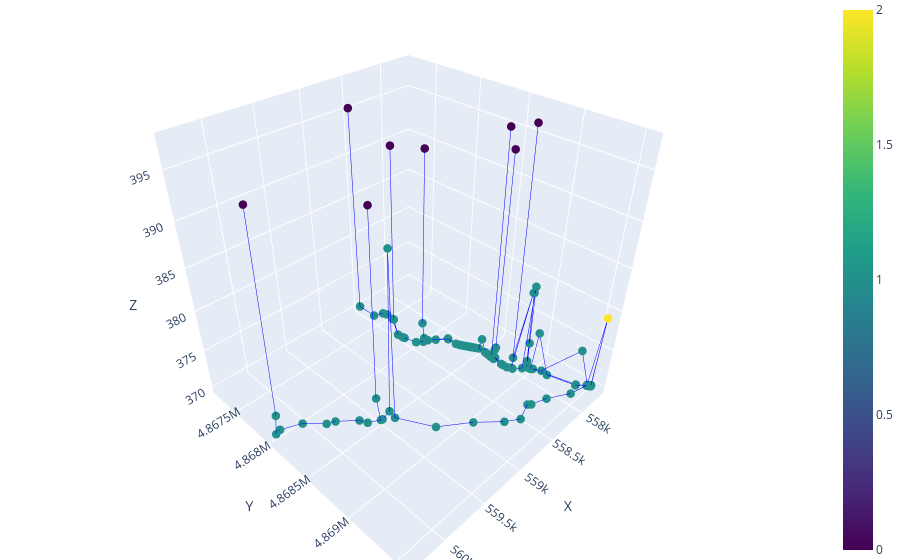

Notebook code cell kept with this figure:
### Code cell
plot_3D_network(nodes, edges, node_color = 'type')

### Figure 1 — Plotly figure (JSON) as saved in the notebook; plotly's stock layout.template omitted (floating-point values rounded to 4 significant figures; data arrays with more than 128 entries replaced by an {"elided": "..."} marker saying what was removed)
{"data": [{"line": {"color": "blue", "width": 1}, "mode": "lines", "showlegend": false, "type": "scatter3d", "x": [558515, 558500.0], "y": [4867230, 4867000.0], "z": [395.2, 370.5]}, {"line": {"color": "blue", "width": 1}, "mode": "lines", "showlegend": false, "type": "scatter3d", "x": [557700.0, 557800.0], "y": [4870000.0, 4869000.0], "z": [370.3, 370]}, {"line": {"color": "blue", "width": 1}, "mode": "lines", "showlegend": false, "type": "scatter3d", "x": [557700.0, 557689], "y": [4870000.0, 4869553], "z": [370.3, 379.1]}, {"line": {"color": "blue", "width": 1}, "mode": "lines", "showlegend": false, "type": "scatter3d", "x": [558300.0, 558361], "y": [4869000.0, 4869271], "z": [370, 370]}, {"line": {"color": "blue", "width": 1}, "mode": "lines", "showlegend": false, "type": "scatter3d", "x": [558300.0, 558200.0], "y": [4869000.0, 4869000.0], "z": [370, 370]}, {"line": {"color": "blue", "width": 1}, "mode": "lines", "showlegend": false, "type": "scatter3d", "x": [558500.0, 558500.0], "y": [4867000.0, 4867000.0], "z": [370.5, 370]}, {"line": {"color": "blue", "width": 1}, "mode": "lines", "showlegend": false, "type": "scatter3d", "x": [558000.0, 558100.0], "y": [4869000.0, 4868000.0], "z": [371.4, 370]}, {"line": {"color": "blue", "width": 1}, "mode": "lines", "showlegend": false, "type": "scatter3d", "x": [558000.0, 558100.0], "y": [4869000.0, 4869000.0], "z": [371.4, 370]}, {"line": {"color": "blue", "width": 1}, "mode": "lines", "showlegend": false, "type": "scatter3d", "x": [558200.0, 557900.0], "y": [4869000.0, 4869000.0], "z": [370, 370]}, {"line": {"color": "blue", "width": 1}, "mode": "lines", "showlegend": false, "type": "scatter3d", "x": [558500.0, 558400.0], "y": [4867000.0, 4867000.0], "z": [370, 370]}, {"line": {"color": "blue", "width": 1}, "mode": "lines", "showlegend": false, "type": "scatter3d", "x": [558100.0, 558100.0], "y": [4869000.0, 4869000.0], "z": [370.4, 370]}, {"line": {"color": "blue", "width": 1}, "mode": "lines", "showlegend": false, "type": "scatter3d", "x": [558100.0, 558081], "y": [4869000.0, 4868786], "z": [370.4, 370]}, {"line": {"color": "blue", "width": 1}, "mode": "lines", "showlegend": false, "type": "scatter3d", "x": [558100.0, 558100.0], "y": [4869000.0, 4869000.0], "z": [370.4, 371.3]}, {"line": {"color": "blue", "width": 1}, "mode": "lines", "showlegend": false, "type": "scatter3d", "x": [558400.0, 558351], "y": [4867000.0, 4867501], "z": [370, 370]}, {"line": {"color": "blue", "width": 1}, "mode": "lines", "showlegend": false, "type": "scatter3d", "x": [558081, 558081], "y": [4868786, 4868791], "z": [370, 370]}, {"line": {"color": "blue", "width": 1}, "mode": "lines", "showlegend": false, "type": "scatter3d", "x": [558081, 558100.0], "y": [4868786, 4869000.0], "z": [370, 370.9]}, {"line": {"color": "blue", "width": 1}, "mode": "lines", "showlegend": false, "type": "scatter3d", "x": [558351, 558400.0], "y": [4867501, 4868000.0], "z": [370, 370]}, {"line": {"color": "blue", "width": 1}, "mode": "lines", "showlegend": false, "type": "scatter3d", "x": [558100.0, 558081], "y": [4869000.0, 4868806], "z": [370.0, 370]}, {"line": {"color": "blue", "width": 1}, "mode": "lines", "showlegend": false, "type": "scatter3d", "x": [558100.0, 558100.0], "y": [4869000.0, 4869000.0], "z": [370.0, 370]}, {"line": {"color": "blue", "width": 1}, "mode": "lines", "showlegend": false, "type": "scatter3d", "x": [557800.0, 557900.0], "y": [4869000.0, 4869000.0], "z": [370, 370]}, {"line": {"color": "blue", "width": 1}, "mode": "lines", "showlegend": false, "type": "scatter3d", "x": [557800.0, 557700.0], "y": [4869000.0, 4870000.0], "z": [370, 370]}, {"line": {"color": "blue", "width": 1}, "mode": "lines", "showlegend": false, "type": "scatter3d", "x": [558100.0, 558000.0], "y": [4869000.0, 4869000.0], "z": [370, 370]}, {"line": {"color": "blue", "width": 1}, "mode": "lines", "showlegend": false, "type": "scatter3d", "x": [558400.0, 558500.0], "y": [4868000.0, 4868000.0], "z": [370, 370]}, {"line": {"color": "blue", "width": 1}, "mode": "lines", "showlegend": false, "type": "scatter3d", "x": [557700.0, 557700.0], "y": [4870000.0, 4870000.0], "z": [370, 370]}, {"line": {"color": "blue", "width": 1}, "mode": "lines", "showlegend": false, "type": "scatter3d", "x": [557700.0, 557900.0], "y": [4870000.0, 4869000.0], "z": [370, 370]}, {"line": {"color": "blue", "width": 1}, "mode": "lines", "showlegend": false, "type": "scatter3d", "x": [557700.0, 557700.0], "y": [4870000.0, 4870000.0], "z": [370, 370]}, {"line": {"color": "blue", "width": 1}, "mode": "lines", "showlegend": false, "type": "scatter3d", "x": [557700.0, 557700.0], "y": [4870000.0, 4870000.0], "z": [370, 370]}, {"line": {"color": "blue", "width": 1}, "mode": "lines", "showlegend": false, "type": "scatter3d", "x": [557700.0, 557700.0], "y": [4870000.0, 4870000.0], "z": [370, 370]}, {"line": {"color": "blue", "width": 1}, "mode": "lines", "showlegend": false, "type": "scatter3d", "x": [557700.0, 557700.0], "y": [4870000.0, 4870000.0], "z": [370, 370]}, {"line": {"color": "blue", "width": 1}, "mode": "lines", "showlegend": false, "type": "scatter3d", "x": [557700.0, 557689], "y": [4870000.0, 4869553], "z": [370, 379.1]}, {"line": {"color": "blue", "width": 1}, "mode": "lines", "showlegend": false, "type": "scatter3d", "x": [558000.0, 557900.0], "y": [4869000.0, 4869000.0], "z": [370, 380.8]}, {"line": {"color": "blue", "width": 1}, "mode": "lines", "showlegend": false, "type": "scatter3d", "x": [557689, 557700.0], "y": [4869553, 4870000.0], "z": [379.1, 370]}, {"line": {"color": "blue", "width": 1}, "mode": "lines", "showlegend": false, "type": "scatter3d", "x": [559567, 559600.0], "y": [4868494, 4868000.0], "z": [394.4, 373.2]}, {"line": {"color": "blue", "width": 1}, "mode": "lines", "showlegend": false, "type": "scatter3d", "x": [559600.0, 559500.0], "y": [4868000.0, 4869000.0], "z": [373.2, 370]}, {"line": {"color": "blue", "width": 1}, "mode": "lines", "showlegend": false, "type": "scatter3d", "x": [557900.0, 557900.0], "y": [4869000.0, 4869000.0], "z": [380.8, 373.4]}, {"line": {"color": "blue", "width": 1}, "mode": "lines", "showlegend": false, "type": "scatter3d", "x": [557900.0, 557946], "y": [4869000.0, 4868966], "z": [380.8, 380.0]}, {"line": {"color": "blue", "width": 1}, "mode": "lines", "showlegend": false, "type": "scatter3d", "x": [557900.0, 557900.0], "y": [4869000.0, 4869000.0], "z": [373.4, 370.9]}, {"line": {"color": "blue", "width": 1}, "mode": "lines", "showlegend": false, "type": "scatter3d", "x": [557900.0, 557900.0], "y": [4869000.0, 4869000.0], "z": [373.4, 370.2]}, {"line": {"color": "blue", "width": 1}, "mode": "lines", "showlegend": false, "type": "scatter3d", "x": [559500.0, 559500.0], "y": [4869000.0, 4869000.0], "z": [370, 370]}, {"line": {"color": "blue", "width": 1}, "mode": "lines", "showlegend": false, "type": "scatter3d", "x": [559500.0, 559600.0], "y": [4869000.0, 4868000.0], "z": [370, 370]}, {"line": {"color": "blue", "width": 1}, "mode": "lines", "showlegend": false, "type": "scatter3d", "x": [559500.0, 559400.0], "y": [4869000.0, 4869000.0], "z": [370, 370.9]}, {"line": {"color": "blue", "width": 1}, "mode": "lines", "showlegend": false, "type": "scatter3d", "x": [559400.0, 559400.0], "y": [4869000.0, 4869000.0], "z": [370.9, 390]}, {"line": {"color": "blue", "width": 1}, "mode": "lines", "showlegend": false, "type": "scatter3d", "x": [560322, 560300.0], "y": [4868051, 4868000.0], "z": [395.4, 372.8]}, {"line": {"color": "blue", "width": 1}, "mode": "lines", "showlegend": false, "type": "scatter3d", "x": [558500.0, 558500.0], "y": [4868000.0, 4868000.0], "z": [370, 370]}, {"line": {"color": "blue", "width": 1}, "mode": "lines", "showlegend": false, "type": "scatter3d", "x": [558500.0, 558500.0], "y": [4868000.0, 4868000.0], "z": [370, 371.9]}, {"line": {"color": "blue", "width": 1}, "mode": "lines", "showlegend": false, "type": "scatter3d", "x": [557900.0, 557900.0], "y": [4869000.0, 4869000.0], "z": [370, 370]}, {"line": {"color": "blue", "width": 1}, "mode": "lines", "showlegend": false, "type": "scatter3d", "x": [557900.0, 557800.0], "y": [4869000.0, 4869000.0], "z": [370, 374.7]}, {"line": {"color": "blue", "width": 1}, "mode": "lines", "showlegend": false, "type": "scatter3d", "x": [560300.0, 560300.0], "y": [4868000.0, 4868000.0], "z": [372.8, 370]}, {"line": {"color": "blue", "width": 1}, "mode": "lines", "showlegend": false, "type": "scatter3d", "x": [559400.0, 559400.0], "y": [4869000.0, 4869000.0], "z": [390, 370.1]}, {"line": {"color": "blue", "width": 1}, "mode": "lines", "showlegend": false, "type": "scatter3d", "x": [560300.0, 560276], "y": [4868000.0, 4867996], "z": [370, 370]}, {"line": {"color": "blue", "width": 1}, "mode": "lines", "showlegend": false, "type": "scatter3d", "x": [558500.0, 558500.0], "y": [4868000.0, 4868000.0], "z": [370, 370]}, {"line": {"color": "blue", "width": 1}, "mode": "lines", "showlegend": false, "type": "scatter3d", "x": [558500.0, 558500.0], "y": [4868000.0, 4868000.0], "z": [370, 370]}, {"line": {"color": "blue", "width": 1}, "mode": "lines", "showlegend": false, "type": "scatter3d", "x": [559400.0, 559200.0], "y": [4869000.0, 4869000.0], "z": [370.1, 370]}, {"line": {"color": "blue", "width": 1}, "mode": "lines", "showlegend": false, "type": "scatter3d", "x": [558500.0, 558500.0], "y": [4868000.0, 4868000.0], "z": [370, 370]}, {"line": {"color": "blue", "width": 1}, "mode": "lines", "showlegend": false, "type": "scatter3d", "x": [558500.0, 558500.0], "y": [4868000.0, 4868000.0], "z": [370, 370]}, {"line": {"color": "blue", "width": 1}, "mode": "lines", "showlegend": false, "type": "scatter3d", "x": [560276, 560100.0], "y": [4867996, 4868000.0], "z": [370, 370]}, {"line": {"color": "blue", "width": 1}, "mode": "lines", "showlegend": false, "type": "scatter3d", "x": [558500.0, 558400.0], "y": [4868000.0, 4868000.0], "z": [370, 370]}, {"line": {"color": "blue", "width": 1}, "mode": "lines", "showlegend": false, "type": "scatter3d", "x": [558400.0, 558300.0], "y": [4868000.0, 4868000.0], "z": [370, 370]}, {"line": {"color": "blue", "width": 1}, "mode": "lines", "showlegend": false, "type": "scatter3d", "x": [560100.0, 559900.0], "y": [4868000.0, 4868000.0], "z": [370, 370]}, {"line": {"color": "blue", "width": 1}, "mode": "lines", "showlegend": false, "type": "scatter3d", "x": [558300.0, 558200.0], "y": [4868000.0, 4868000.0], "z": [370, 370]}, {"line": {"color": "blue", "width": 1}, "mode": "lines", "showlegend": false, "type": "scatter3d", "x": [557800.0, 557700.0], "y": [4869000.0, 4870000.0], "z": [374.7, 370]}, {"line": {"color": "blue", "width": 1}, "mode": "lines", "showlegend": false, "type": "scatter3d", "x": [559200.0, 558900.0], "y": [4869000.0, 4869000.0], "z": [370, 370]}, {"line": {"color": "blue", "width": 1}, "mode": "lines", "showlegend": false, "type": "scatter3d", "x": [558011, 558000.0], "y": [4868669, 4869000.0], "z": [394.6, 371.2]}, {"line": {"color": "blue", "width": 1}, "mode": "lines", "showlegend": false, "type": "scatter3d", "x": [558000.0, 558100.0], "y": [4869000.0, 4869000.0], "z": [371.2, 371.3]}, {"line": {"color": "blue", "width": 1}, "mode": "lines", "showlegend": false, "type": "scatter3d", "x": [559900.0, 559800.0], "y": [4868000.0, 4868000.0], "z": [370, 370]}, {"line": {"color": "blue", "width": 1}, "mode": "lines", "showlegend": false, "type": "scatter3d", "x": [558200.0, 558176], "y": [4868000.0, 4868301], "z": [370, 370]}, {"line": {"color": "blue", "width": 1}, "mode": "lines", "showlegend": false, "type": "scatter3d", "x": [558126, 558100.0], "y": [4868680, 4869000.0], "z": [397.1, 370.9]}, {"line": {"color": "blue", "width": 1}, "mode": "lines", "showlegend": false, "type": "scatter3d", "x": [559800.0, 559700.0], "y": [4868000.0, 4868000.0], "z": [370, 370]}, {"line": {"color": "blue", "width": 1}, "mode": "lines", "showlegend": false, "type": "scatter3d", "x": [558176, 558200.0], "y": [4868301, 4868000.0], "z": [370, 370]}, {"line": {"color": "blue", "width": 1}, "mode": "lines", "showlegend": false, "type": "scatter3d", "x": [558176, 558200.0], "y": [4868301, 4868000.0], "z": [370, 370]}, {"line": {"color": "blue", "width": 1}, "mode": "lines", "showlegend": false, "type": "scatter3d", "x": [558200.0, 558200.0], "y": [4868000.0, 4868000.0], "z": [370, 370]}, {"line": {"color": "blue", "width": 1}, "mode": "lines", "showlegend": false, "type": "scatter3d", "x": [558200.0, 558200.0], "y": [4868000.0, 4868000.0], "z": [370, 370]}, {"line": {"color": "blue", "width": 1}, "mode": "lines", "showlegend": false, "type": "scatter3d", "x": [558200.0, 558200.0], "y": [4868000.0, 4868000.0], "z": [370, 370]}, {"line": {"color": "blue", "width": 1}, "mode": "lines", "showlegend": false, "type": "scatter3d", "x": [558200.0, 558200.0], "y": [4868000.0, 4868000.0], "z": [370, 370]}, {"line": {"color": "blue", "width": 1}, "mode": "lines", "showlegend": false, "type": "scatter3d", "x": [558200.0, 558100.0], "y": [4868000.0, 4868000.0], "z": [370, 370]}, {"line": {"color": "blue", "width": 1}, "mode": "lines", "showlegend": false, "type": "scatter3d", "x": [558100.0, 558100.0], "y": [4868000.0, 4868000.0], "z": [370, 370]}, {"line": {"color": "blue", "width": 1}, "mode": "lines", "showlegend": false, "type": "scatter3d", "x": [558100.0, 558100.0], "y": [4868000.0, 4868000.0], "z": [370, 370]}, {"line": {"color": "blue", "width": 1}, "mode": "lines", "showlegend": false, "type": "scatter3d", "x": [558100.0, 558100.0], "y": [4868000.0, 4868000.0], "z": [370, 370]}, {"line": {"color": "blue", "width": 1}, "mode": "lines", "showlegend": false, "type": "scatter3d", "x": [558100.0, 558100.0], "y": [4868000.0, 4868000.0], "z": [370, 370]}, {"line": {"color": "blue", "width": 1}, "mode": "lines", "showlegend": false, "type": "scatter3d", "x": [558100.0, 558100.0], "y": [4868000.0, 4868000.0], "z": [370, 370]}, {"line": {"color": "blue", "width": 1}, "mode": "lines", "showlegend": false, "type": "scatter3d", "x": [557952, 558000.0], "y": [4868811, 4869000.0], "z": [397.4, 370.4]}, {"line": {"color": "blue", "width": 1}, "mode": "lines", "showlegend": false, "type": "scatter3d", "x": [558100.0, 558100.0], "y": [4868000.0, 4868000.0], "z": [370, 370]}, {"line": {"color": "blue", "width": 1}, "mode": "lines", "showlegend": false, "type": "scatter3d", "x": [558100.0, 558100.0], "y": [4868000.0, 4868000.0], "z": [370, 370]}, {"line": {"color": "blue", "width": 1}, "mode": "lines", "showlegend": false, "type": "scatter3d", "x": [558100.0, 558100.0], "y": [4868000.0, 4868000.0], "z": [370, 370]}, {"line": {"color": "blue", "width": 1}, "mode": "lines", "showlegend": false, "type": "scatter3d", "x": [558100.0, 558100.0], "y": [4868000.0, 4868000.0], "z": [370, 370]}, {"line": {"color": "blue", "width": 1}, "mode": "lines", "showlegend": false, "type": "scatter3d", "x": [558100.0, 558100.0], "y": [4868000.0, 4868000.0], "z": [370, 370]}, {"line": {"color": "blue", "width": 1}, "mode": "lines", "showlegend": false, "type": "scatter3d", "x": [558000.0, 557951], "y": [4869000.0, 4868961], "z": [370.4, 380.0]}, {"line": {"color": "blue", "width": 1}, "mode": "lines", "showlegend": false, "type": "scatter3d", "x": [558100.0, 558100.0], "y": [4868000.0, 4868000.0], "z": [370, 370]}, {"line": {"color": "blue", "width": 1}, "mode": "lines", "showlegend": false, "type": "scatter3d", "x": [558100.0, 558100.0], "y": [4868000.0, 4868000.0], "z": [370, 370]}, {"line": {"color": "blue", "width": 1}, "mode": "lines", "showlegend": false, "type": "scatter3d", "x": [558100.0, 558100.0], "y": [4868000.0, 4868000.0], "z": [370, 370]}, {"line": {"color": "blue", "width": 1}, "mode": "lines", "showlegend": false, "type": "scatter3d", "x": [558100.0, 558100.0], "y": [4868000.0, 4868000.0], "z": [370, 370]}, {"line": {"color": "blue", "width": 1}, "mode": "lines", "showlegend": false, "type": "scatter3d", "x": [558100.0, 558100.0], "y": [4868000.0, 4868000.0], "z": [370, 370]}, {"line": {"color": "blue", "width": 1}, "mode": "lines", "showlegend": false, "type": "scatter3d", "x": [558100.0, 558100.0], "y": [4868000.0, 4868000.0], "z": [370, 370]}, {"line": {"color": "blue", "width": 1}, "mode": "lines", "showlegend": false, "type": "scatter3d", "x": [558100.0, 558100.0], "y": [4868000.0, 4868000.0], "z": [370, 370]}, {"line": {"color": "blue", "width": 1}, "mode": "lines", "showlegend": false, "type": "scatter3d", "x": [558900.0, 558700.0], "y": [4869000.0, 4869000.0], "z": [370, 370]}, {"line": {"color": "blue", "width": 1}, "mode": "lines", "showlegend": false, "type": "scatter3d", "x": [558100.0, 558100.0], "y": [4868000.0, 4868000.0], "z": [370, 370]}, {"line": {"color": "blue", "width": 1}, "mode": "lines", "showlegend": false, "type": "scatter3d", "x": [558100.0, 558100.0], "y": [4868000.0, 4868000.0], "z": [370, 370]}, {"line": {"color": "blue", "width": 1}, "mode": "lines", "showlegend": false, "type": "scatter3d", "x": [559700.0, 559600.0], "y": [4868000.0, 4868000.0], "z": [370, 370]}, {"line": {"color": "blue", "width": 1}, "mode": "lines", "showlegend": false, "type": "scatter3d", "x": [558100.0, 558100.0], "y": [4868000.0, 4868000.0], "z": [370, 370]}, {"line": {"color": "blue", "width": 1}, "mode": "lines", "showlegend": false, "type": "scatter3d", "x": [558100.0, 558100.0], "y": [4868000.0, 4869000.0], "z": [370, 370]}, {"line": {"color": "blue", "width": 1}, "mode": "lines", "showlegend": false, "type": "scatter3d", "x": [557900.0, 557900.0], "y": [4869000.0, 4869000.0], "z": [370, 370.2]}, {"line": {"color": "blue", "width": 1}, "mode": "lines", "showlegend": false, "type": "scatter3d", "x": [557900.0, 557896], "y": [4869000.0, 4869046], "z": [370, 375]}, {"line": {"color": "blue", "width": 1}, "mode": "lines", "showlegend": false, "type": "scatter3d", "x": [558100.0, 558100.0], "y": [4869000.0, 4869000.0], "z": [370, 370]}, {"line": {"color": "blue", "width": 1}, "mode": "lines", "showlegend": false, "type": "scatter3d", "x": [558100.0, 558100.0], "y": [4869000.0, 4869000.0], "z": [370, 370]}, {"line": {"color": "blue", "width": 1}, "mode": "lines", "showlegend": false, "type": "scatter3d", "x": [558100.0, 558100.0], "y": [4869000.0, 4869000.0], "z": [370, 370]}, {"line": {"color": "blue", "width": 1}, "mode": "lines", "showlegend": false, "type": "scatter3d", "x": [558100.0, 558100.0], "y": [4869000.0, 4869000.0], "z": [370, 370]}, {"line": {"color": "blue", "width": 1}, "mode": "lines", "showlegend": false, "type": "scatter3d", "x": [558100.0, 558100.0], "y": [4869000.0, 4869000.0], "z": [370, 370]}, {"line": {"color": "blue", "width": 1}, "mode": "lines", "showlegend": false, "type": "scatter3d", "x": [557896, 557900.0], "y": [4869046, 4869000.0], "z": [375, 370]}, {"line": {"color": "blue", "width": 1}, "mode": "lines", "showlegend": false, "type": "scatter3d", "x": [558100.0, 558100.0], "y": [4869000.0, 4869000.0], "z": [370, 370]}, {"line": {"color": "blue", "width": 1}, "mode": "lines", "showlegend": false, "type": "scatter3d", "x": [558100.0, 558100.0], "y": [4869000.0, 4869000.0], "z": [370, 370]}, {"line": {"color": "blue", "width": 1}, "mode": "lines", "showlegend": false, "type": "scatter3d", "x": [558100.0, 558100.0], "y": [4869000.0, 4869000.0], "z": [370, 370]}, {"line": {"color": "blue", "width": 1}, "mode": "lines", "showlegend": false, "type": "scatter3d", "x": [558100.0, 558100.0], "y": [4869000.0, 4869000.0], "z": [370, 370]}, {"line": {"color": "blue", "width": 1}, "mode": "lines", "showlegend": false, "type": "scatter3d", "x": [558522, 558500.0], "y": [4867747, 4868000.0], "z": [393.2, 371.9]}, {"line": {"color": "blue", "width": 1}, "mode": "lines", "showlegend": false, "type": "scatter3d", "x": [558100.0, 558081], "y": [4869000.0, 4868791], "z": [370, 370]}, {"line": {"color": "blue", "width": 1}, "mode": "lines", "showlegend": false, "type": "scatter3d", "x": [557900.0, 557800.0], "y": [4869000.0, 4869000.0], "z": [370, 370]}, {"line": {"color": "blue", "width": 1}, "mode": "lines", "showlegend": false, "type": "scatter3d", "x": [558700.0, 558600.0], "y": [4869000.0, 4869000.0], "z": [370, 370]}, {"line": {"color": "blue", "width": 1}, "mode": "lines", "showlegend": false, "type": "scatter3d", "x": [558345, 558300.0], "y": [4867990, 4868000.0], "z": [393.2, 372.0]}, {"line": {"color": "blue", "width": 1}, "mode": "lines", "showlegend": false, "type": "scatter3d", "x": [558081, 558081], "y": [4868791, 4868806], "z": [370, 370]}, {"line": {"color": "blue", "width": 1}, "mode": "lines", "showlegend": false, "type": "scatter3d", "x": [558081, 558100.0], "y": [4868806, 4869000.0], "z": [370, 370]}, {"line": {"color": "blue", "width": 1}, "mode": "lines", "showlegend": false, "type": "scatter3d", "x": [558300.0, 558351], "y": [4868000.0, 4868026], "z": [372.0, 370]}, {"line": {"color": "blue", "width": 1}, "mode": "lines", "showlegend": false, "type": "scatter3d", "x": [558351, 558281], "y": [4868026, 4868121], "z": [370, 370]}, {"line": {"color": "blue", "width": 1}, "mode": "lines", "showlegend": false, "type": "scatter3d", "x": [558100.0, 557951], "y": [4869000.0, 4868961], "z": [370, 380.0]}, {"line": {"color": "blue", "width": 1}, "mode": "lines", "showlegend": false, "type": "scatter3d", "x": [558600.0, 558361], "y": [4869000.0, 4869271], "z": [370, 370]}, {"line": {"color": "blue", "width": 1}, "mode": "lines", "showlegend": false, "type": "scatter3d", "x": [558281, 558200.0], "y": [4868121, 4868000.0], "z": [370, 370]}, {"line": {"color": "blue", "width": 1}, "mode": "lines", "showlegend": false, "type": "scatter3d", "x": [557951, 557946], "y": [4868961, 4868966], "z": [380.0, 380.0]}, {"line": {"color": "blue", "width": 1}, "mode": "lines", "showlegend": false, "type": "scatter3d", "x": [557946, 557900.0], "y": [4868966, 4869000.0], "z": [380.0, 370.9]}, {"line": {"color": "blue", "width": 1}, "mode": "lines", "showlegend": false, "type": "scatter3d", "x": [557900.0, 557900.0], "y": [4869000.0, 4869000.0], "z": [370, 370]}, {"line": {"color": "blue", "width": 1}, "mode": "lines", "showlegend": false, "type": "scatter3d", "x": [557900.0, 557900.0], "y": [4869000.0, 4869000.0], "z": [370, 370]}, {"line": {"color": "blue", "width": 1}, "mode": "lines", "showlegend": false, "type": "scatter3d", "x": [557900.0, 557900.0], "y": [4869000.0, 4869000.0], "z": [370.9, 370.2]}, {"line": {"color": "blue", "width": 1}, "mode": "lines", "showlegend": false, "type": "scatter3d", "x": [557900.0, 557900.0], "y": [4869000.0, 4869000.0], "z": [370.9, 370]}, {"line": {"color": "blue", "width": 1}, "mode": "lines", "showlegend": false, "type": "scatter3d", "x": [557900.0, 557900.0], "y": [4869000.0, 4869000.0], "z": [370.2, 370]}, {"line": {"color": "blue", "width": 1}, "mode": "lines", "showlegend": false, "type": "scatter3d", "x": [557900.0, 557900.0], "y": [4869000.0, 4869000.0], "z": [370, 370]}, {"line": {"color": "blue", "width": 1}, "mode": "lines", "showlegend": false, "type": "scatter3d", "x": [557900.0, 557900.0], "y": [4869000.0, 4869000.0], "z": [370, 370]}, {"line": {"color": "blue", "width": 1}, "mode": "lines", "showlegend": false, "type": "scatter3d", "x": [557900.0, 557900.0], "y": [4869000.0, 4869000.0], "z": [370, 370]}, {"line": {"color": "blue", "width": 1}, "mode": "lines", "showlegend": false, "type": "scatter3d", "x": [557900.0, 557900.0], "y": [4869000.0, 4869000.0], "z": [370, 370]}, {"line": {"color": "blue", "width": 1}, "mode": "lines", "showlegend": false, "type": "scatter3d", "x": [557900.0, 557900.0], "y": [4869000.0, 4869000.0], "z": [370, 370]}, {"marker": {"color": {"elided": "129 int values"}, "colorscale": [[0, "#440154"], [0.1111, "#482878"], [0.2222, "#3e4989"], [0.3333, "#31688e"], [0.4444, "#26828e"], [0.5556, "#1f9e89"], [0.6667, "#35b779"], [0.7778, "#6ece58"], [0.8889, "#b5de2b"], [1, "#fde725"]], "showscale": true, "size": 5}, "mode": "markers", "showlegend": false, "type": "scatter3d", "x": {"elided": "129 float values"}, "y": {"elided": "129 float values"}, "z": {"elided": "129 float values"}}], "layout": {"margin": {"b": 0, "l": 0, "r": 0, "t": 0}, "scene": {"xaxis": {"title": {"text": "X"}}, "yaxis": {"title": {"text": "Y"}}, "zaxis": {"title": {"text": "Z"}}}}}
